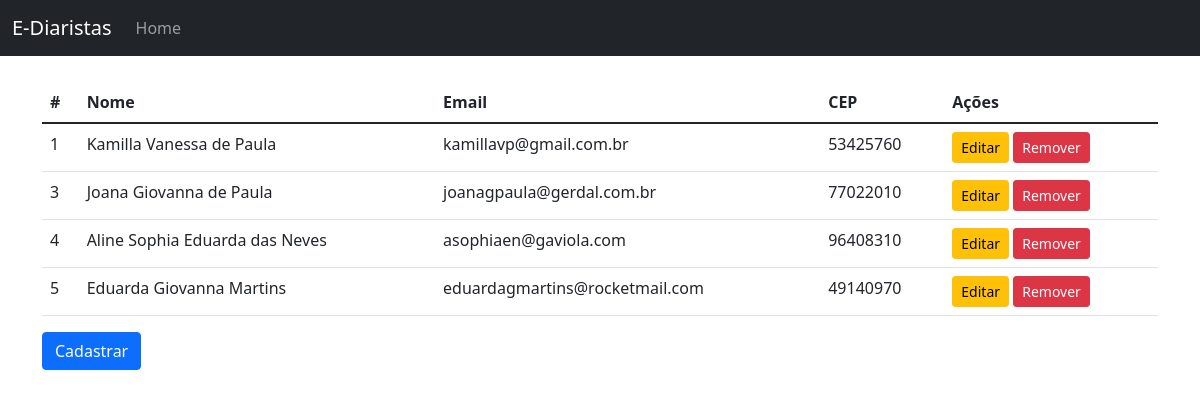
Page /web/listar_diaristas on the earlier database version.
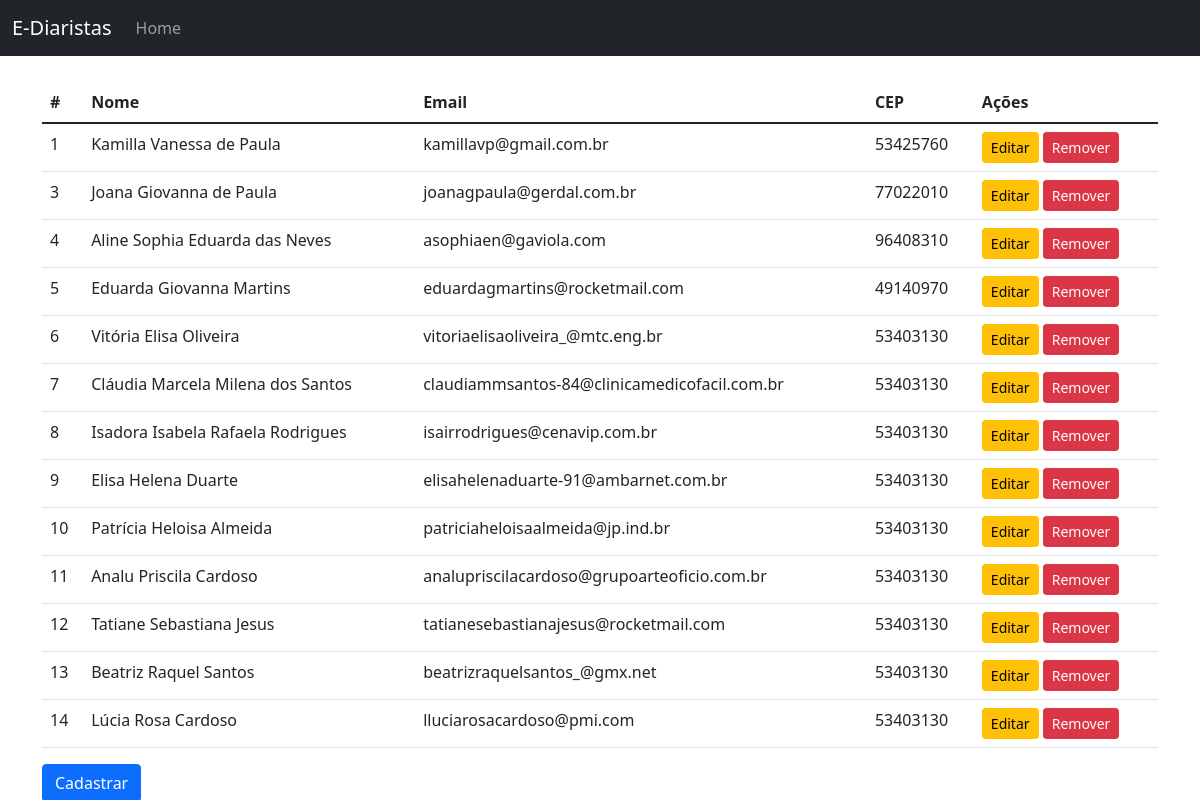
Same page on the later database version.
### web/models.py (models this page shows)
class Diarista(models.Model):
    nome_completo = models.CharField(max_length=100, null=False, blank=False)
    cpf = models.CharField(max_length=11, null=False, blank=False, unique=True)
    email = models.EmailField(null=False, blank=False, unique=True)
    telefone = models.CharField(max_length=11, null=False, blank=False)
    lodradouro = models.CharField(max_length=60, null=False, blank=False)
    numero = models.IntegerField(null=False, blank=False)
    bairro = models.CharField(max_length=30, null=False, blank=False)
    complemento = models.CharField(max_length=100, null=False, blank=True)
    cep = models.CharField(max_length=8, null=False, blank=False)
    estado = models.CharField(max_length=2, null=False, blank=False)
    cidade = models.CharField(max_length=30, null=False, blank=False)
    codigo_ibge = models.IntegerField(null=False, blank=False)
    foto_usuario = models.ImageField(null=False)

### web/views.py (the view)
# urls.py: path('listar_diaristas', listar_diaristas, name='listar_diaristas'),
def listar_diaristas(request):
    diaristas = Diarista.objects.all()
    return render(request, 'lista_diaristas.html', {'diaristas': diaristas})

### web/templates/lista_diaristas.html (shortened to what this page needs)
{% extends "base.html" %}
{% load easy_mask %}
{% block conteudo %}
    <table class="table">
        <thead>
            <tr>
                <th>#</th>
                <th>Nome</th>
                <th>Email</th>
                <th>CEP</th>
                <th>Ações</th>
            </tr>
        </thead>
        <tbody>
            {% for diarista in diaristas %}
                <tr>
                    <td>{{ diarista.id }}</td>
                    <td>{{ diarista.nome_completo }}</td>
                    <td>{{ diarista.email }}</td>
                    <td>{{ diarista.cep | cep }}</td>
                    <td>
                        <a href="{% url 'editar_diarista' diarista.id %}" type="button" class="btn btn-warning btn-sm">Editar</a>
                        <a href="{% url 'remover_diarista' diarista.id %}" type="button" class="btn btn-danger btn-sm">Remover</a>
                    </td>
                </tr>
            {% endfor %}
        </tbody>
    </table>
    <a href="{% url 'cadastrar_diarista' %}" class="btn btn-primary">Cadastrar</a>
{% endblock conteudo %}

### web/templates/base.html (shortened to what this page needs)
<!DOCTYPE html>
<html lang="en">
<head>
    <link rel="stylesheet" href="https://cdn.jsdelivr.net/npm/bootstrap@5.1.3/dist/css/bootstrap.min.css">
</head>
<body>
    <nav class="navbar navbar-expand-md navbar-dark bg-dark md-4">
        <div class="container-fluid">
            <a href="#" class="navbar-brand">E-Diaristas</a>
            <div class="collapse navbar-collapse" id="navbarCollapse">
                <ul class="navbar-nav mr-auto">
                    <li class="nav-item active">
                        <a href="{% url 'listar_diaristas' %}" class="nav-link">Home</a>
                    </li>
                </ul>
            </div>
        </div>
    </nav>
    <main role="main" class="container">
        {% block conteudo %}
        {% endblock conteudo %}
    </main>
</body>
</html>

Differences in the rows shown:
added Diarista: id "6", nome_completo "Vitória Elisa Oliveira", email "vitoriaelisaoliveira_@mtc.eng.br", cep|cep "53403130"
added Diarista: id "7", nome_completo "Cláudia Marcela Milena dos Santos", email "claudiammsantos-84@clinicamedicofacil.com.br", cep|cep "53403130"
added Diarista: id "8", nome_completo "Isadora Isabela Rafaela Rodrigues", email "isairrodrigues@cenavip.com.br", cep|cep "53403130"
added Diarista: id "9", nome_completo "Elisa Helena Duarte", email "elisahelenaduarte-91@ambarnet.com.br", cep|cep "53403130"
added Diarista: id "10", nome_completo "Patrícia Heloisa Almeida", email "patriciaheloisaalmeida@jp.ind.br", cep|cep "53403130"
added Diarista: id "11", nome_completo "Analu Priscila Cardoso", email "analupriscilacardoso@grupoarteoficio.com.br", cep|cep "53403130"
added Diarista: id "12", nome_completo "Tatiane Sebastiana Jesus", email "tatianesebastianajesus@rocketmail.com", cep|cep "53403130"
added Diarista: id "13", nome_completo "Beatriz Raquel Santos", email "beatrizraquelsantos_@gmx.net", cep|cep "53403130"
added Diarista: id "14", nome_completo "Lúcia Rosa Cardoso", email "lluciarosacardoso@pmi.com", cep|cep "53403130"
